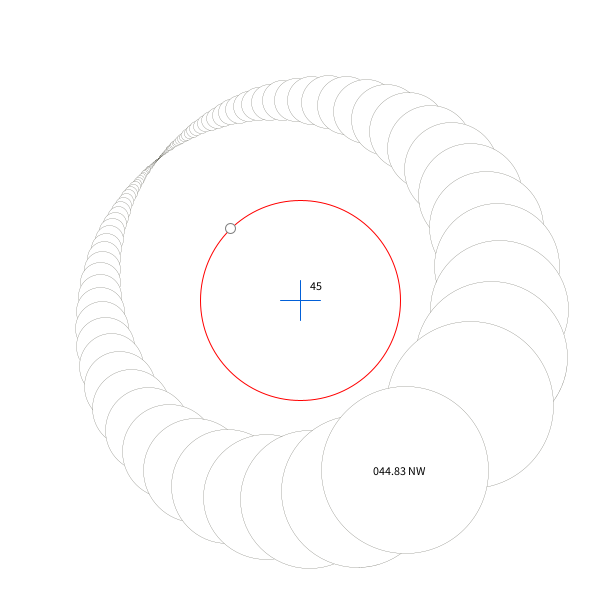
Frame 1 (no input)
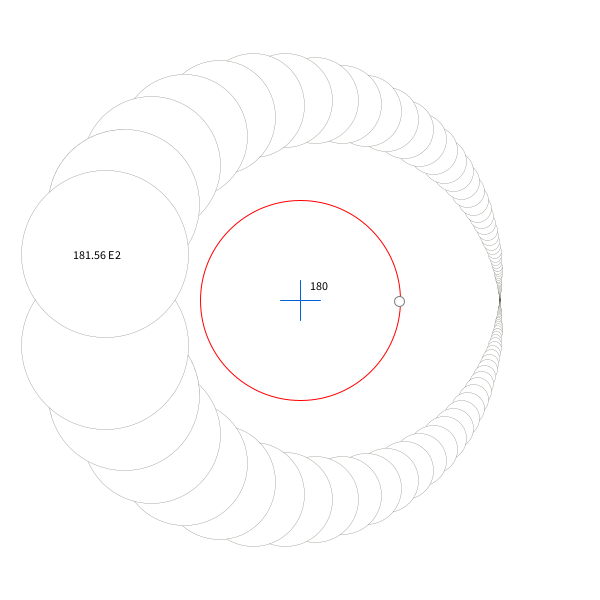
Frame 2 (the mouse pressed at the canvas centre, redrawn once)

The Processing sketch that drew these frames (run headless with seeded random() and noise(); the mouse was pressed at the canvas centre and the sketch redrawn once):

// Processing sketch: processing_104263
// ── processing_104263.pde

public float cst = 180.0;
int counter = 0;
float init1 = 1;
float tX = 0;
float tY = 0;
float[] numbers;

void setup() 

{
  size(600, 600);
  smooth();
  background(255);
}


void draw() {
  counter = 0;
  background(255);
  numbers = new float[206];
  fill(255);
  stroke(#FF0000);
  strokeWeight(1);

  ellipse(300, 300, 200, 200);
  stroke(128);

  float angle = atan2(mouseY - width/2, mouseX - height/2);

  float x2 = 300 + cos(angle + TWO_PI/360 )*100;
  float y2 = 300 + sin(angle + TWO_PI/360 )*100;
  ellipse(x2, y2, 10, 10);


  stroke(#0260D8);

  line(width/2 - 20, height/2, width/2 + 20, height/2);
  line(width/2, height/2 - 20, width/2, height/2 + 20);

  fill(0);
  int txt_adjust = int(degrees(angle) + 180);
  String tmpString = "" + txt_adjust;
  text(tmpString, 310, 290);
  noFill();
  strokeWeight(0.25);


  stroke(#56564B);


  float init_angle = degrees(angle);
  
 
  fill(255);
  //float init_angle = atan2(mouseY - width, mouseX - height);

  for (float i = 0.01; i<180; i = i*1.1)
  {

    float x = width/2 +  cos((init_angle + i)*TWO_PI/360 )*200;
    float y = height/2 + sin((init_angle + i)*TWO_PI/360 )*200;
    ellipse(x, y, 1*i, 1*i);
    float tmp1 = 180 + init_angle + i;
    if(tmp1 < 360) { numbers[counter] = tmp1; } else { numbers[counter] = tmp1 - 360; } 
    //numbers[counter] = tmp1;
    counter++;
    
  }

  float int2 = 1;  
  for (float i = 0.01; i < 180; i = i*1.1) {

    float x = width/2 + cos( (init_angle + 360 -i)*TWO_PI/360 )*200;
    float y = height/2 + sin( (init_angle + 360 - i)*TWO_PI/360 )*200;
    ellipse(x, y, 1*i, 1*i);
    float tmp2 = (init_angle + 360 - i) - 180;
    if(tmp2 >= 0) { numbers[counter] = tmp2; } else { numbers[counter] = 180 - tmp2; } 
    //numbers[counter] = tmp2;
    counter++;
    tX = x;
    tY = y;
  }
  fill(0);
  float tmpFloat = numbers[int(random(numbers.length))];
  String tmpString2 = "NULL";
  if(tmpFloat >=0 && tmpFloat < 30) { tmpString2 = "W2"; }
  if(tmpFloat >=30 && tmpFloat < 90) { tmpString2 = "NW"; }
  if(tmpFloat >=90 && tmpFloat < 150) { tmpString2 = "NE"; }
  if(tmpFloat >=150 && tmpFloat < 180) { tmpString2 = "E1"; }
  if(tmpFloat >=180 && tmpFloat < 210) { tmpString2 = "E2"; }
  if(tmpFloat >=210 && tmpFloat < 270) { tmpString2 = "SE"; }
  if(tmpFloat >=270 && tmpFloat < 330) { tmpString2 = "SW"; }
  if(tmpFloat >=330 && tmpFloat < 360) { tmpString2 = "W1"; }
  //tmpFloat = int(1000*tmpFloat);
  text(nf(tmpFloat,3,2) + " " + tmpString2, tX - 32, tY + 5);
  println("seq1: " + numbers[0] + "|" + numbers[102] + " seq2: " + numbers[104] + "|" + numbers[205]);
  
  noLoop();
}

void mouseMoved() {
  redraw();
}
